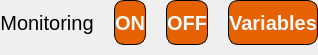
     <widget class="QFrame" name="frame_5">
      <property name="minimumSize">
       <size>
        <width>0</width>
        <height>0</height>
       </size>
      </property>
      <property name="maximumSize">
       <size>
        <width>16777215</width>
        <height>55</height>
       </size>
      </property>
      <property name="frameShape">
       <enum>QFrame::NoFrame</enum>
      </property>
      <property name="frameShadow">
       <enum>QFrame::Raised</enum>
      </property>
      <layout class="QHBoxLayout" name="horizontalLayout_5">
       <property name="spacing">
        <number>20</number>
       </property>
       <property name="leftMargin">
        <number>0</number>
       </property>
       <property name="topMargin">
        <number>0</number>
       </property>
       <property name="rightMargin">
        <number>0</number>
       </property>
       <property name="bottomMargin">
        <number>10</number>
       </property>
       <item>
        <widget class="QLabel" name="label">
         <property name="font">
          <font>
           <pointsize>15</pointsize>
           <weight>50</weight>
           <bold>false</bold>
          </font>
         </property>
         <property name="text">
          <string>Monitoring</string>
         </property>
         <property name="alignment">
          <set>Qt::AlignCenter</set>
         </property>
        </widget>
       </item>
       <item>
        <widget class="QPushButton" name="on">
         <property name="enabled">
          <bool>true</bool>
         </property>
         <property name="minimumSize">
          <size>
           <width>0</width>
           <height>45</height>
          </size>
         </property>
         <property name="font">
          <font>
           <pointsize>15</pointsize>
           <weight>75</weight>
           <bold>true</bold>
          </font>
         </property>
         <property name="styleSheet">
          <string notr="true">QPushButton{
	color: rgb(247, 247, 247);
	background-color: rgb(230, 97, 0);
	border-radius: 10%;
    border: 1px solid #000;
	
}

QPushButton:hover {background-color: rgb(51, 209, 122);}

QPushButton:hover:!pressed
{
  border: 1.5px solid black;
}
</string>
         </property>
         <property name="text">
          <string>ON</string>
         </property>
         <property name="checkable">
          <bool>true</bool>
         </property>
         <property name="checked">
          <bool>false</bool>
         </property>
        </widget>
       </item>
       <item>
        <widget class="QPushButton" name="off">
         <property name="minimumSize">
          <size>
           <width>0</width>
           <height>45</height>
          </size>
         </property>
         <property name="font">
          <font>
           <pointsize>15</pointsize>
           <weight>75</weight>
           <bold>true</bold>
          </font>
         </property>
         <property name="styleSheet">
          <string notr="true">QPushButton{
	color: rgb(247, 247, 247);
	background-color: rgb(230, 97, 0);
	border-radius: 10%;
    border: 1px solid #000;
	
}

QPushButton:hover {background-color: rgb(51, 209, 122);}

QPushButton:hover:!pressed
{
  border: 1.5px solid black;
}
</string>
         </property>
         <property name="text">
          <string>OFF</string>
         </property>
         <property name="checkable">
          <bool>true</bool>
         </property>
        </widget>
       </item>
       <item>
        <widget class="QPushButton" name="variable_button">
         <property name="minimumSize">
          <size>
           <width>0</width>
           <height>45</height>
          </size>
         </property>
         <property name="font">
          <font>
           <pointsize>15</pointsize>
           <weight>75</weight>
           <bold>true</bold>
          </font>
         </property>
         <property name="styleSheet">
          <string notr="true">QPushButton{
	color: rgb(247, 247, 247);
	background-color: rgb(230, 97, 0);
	border-radius: 10%;
    border: 1px solid #000;
	
}

QPushButton:hover {background-color: rgb(51, 209, 122);}

QPushButton:hover:!pressed
{
  border: 1.5px solid black;
}
</string>
         </property>
         <property name="text">
          <string>Variables</string>
         </property>
         <property name="checkable">
          <bool>true</bool>
         </property>
        </widget>
       </item>
      </layout>
     </widget>
